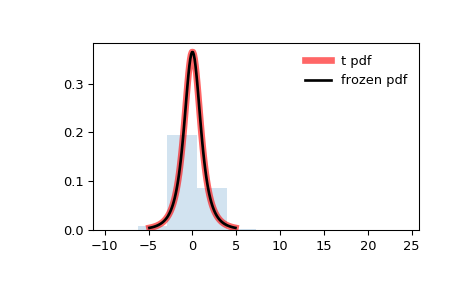

The Python source for this figure:
from scipy.stats import t
import matplotlib.pyplot as plt
fig, ax = plt.subplots(1, 1)

# Calculate a few first moments:

df = 2.74
mean, var, skew, kurt = t.stats(df, moments='mvsk')

# Display the probability density function (``pdf``):

x = np.linspace(t.ppf(0.01, df),
                t.ppf(0.99, df), 100)
ax.plot(x, t.pdf(x, df),
       'r-', lw=5, alpha=0.6, label='t pdf')

# Alternatively, the distribution object can be called (as a function)
# to fix the shape, location and scale parameters. This returns a "frozen"
# RV object holding the given parameters fixed.

# Freeze the distribution and display the frozen ``pdf``:

rv = t(df)
ax.plot(x, rv.pdf(x), 'k-', lw=2, label='frozen pdf')

# Check accuracy of ``cdf`` and ``ppf``:

vals = t.ppf([0.001, 0.5, 0.999], df)
np.allclose([0.001, 0.5, 0.999], t.cdf(vals, df))
# True

# Generate random numbers:

r = t.rvs(df, size=1000)

# And compare the histogram:

ax.hist(r, density=True, histtype='stepfilled', alpha=0.2)
ax.legend(loc='best', frameon=False)
plt.show()
